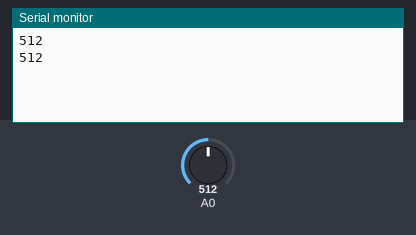
The sketch below on a simulated ESP8266 (NodeMCU). On the bench: the last lines printed to the serial monitor. Inputs (shaded band) come from the test bench; at power-on: A0 = 512.

Above: at 1.8 s.
1.9 s: A0 set to 716
At 2.5 s:
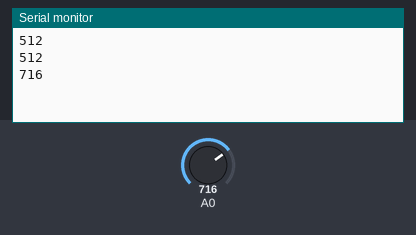
3.4 s: A0 set to 900
At 4.8 s:
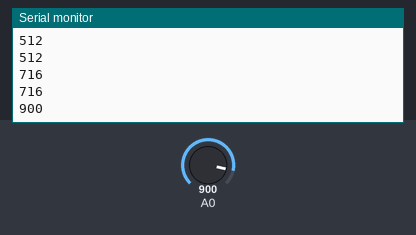
Timing chart, 0 to 6.4 s (numbered marks = the images above; inputs shaded):
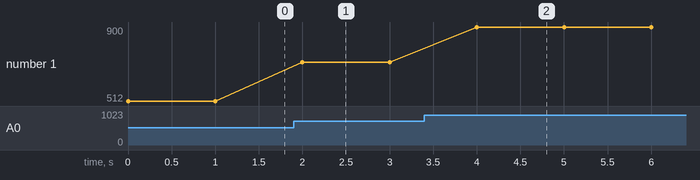

Measured:
- after the input at 1.9 s, the serial monitor: prints a new line after 0.10 s (image 1)
- after the input at 3.4 s, the serial monitor: prints a new line after 0.60 s (image 2)
- plotted number 1: 512 → 716 after the input at 1.9 s, 716 → 900 after the input at 3.4 s

The sketch:

IR_sensor_analog.ino
```cpp
void setup() {
  pinMode(D1, INPUT);
  Serial.begin(9600); //baudrate - 9600 ms

}

void loop() {
  int s = analogRead(D1); //analog input
  Serial.println(s);
  delay(1000);

}
```
